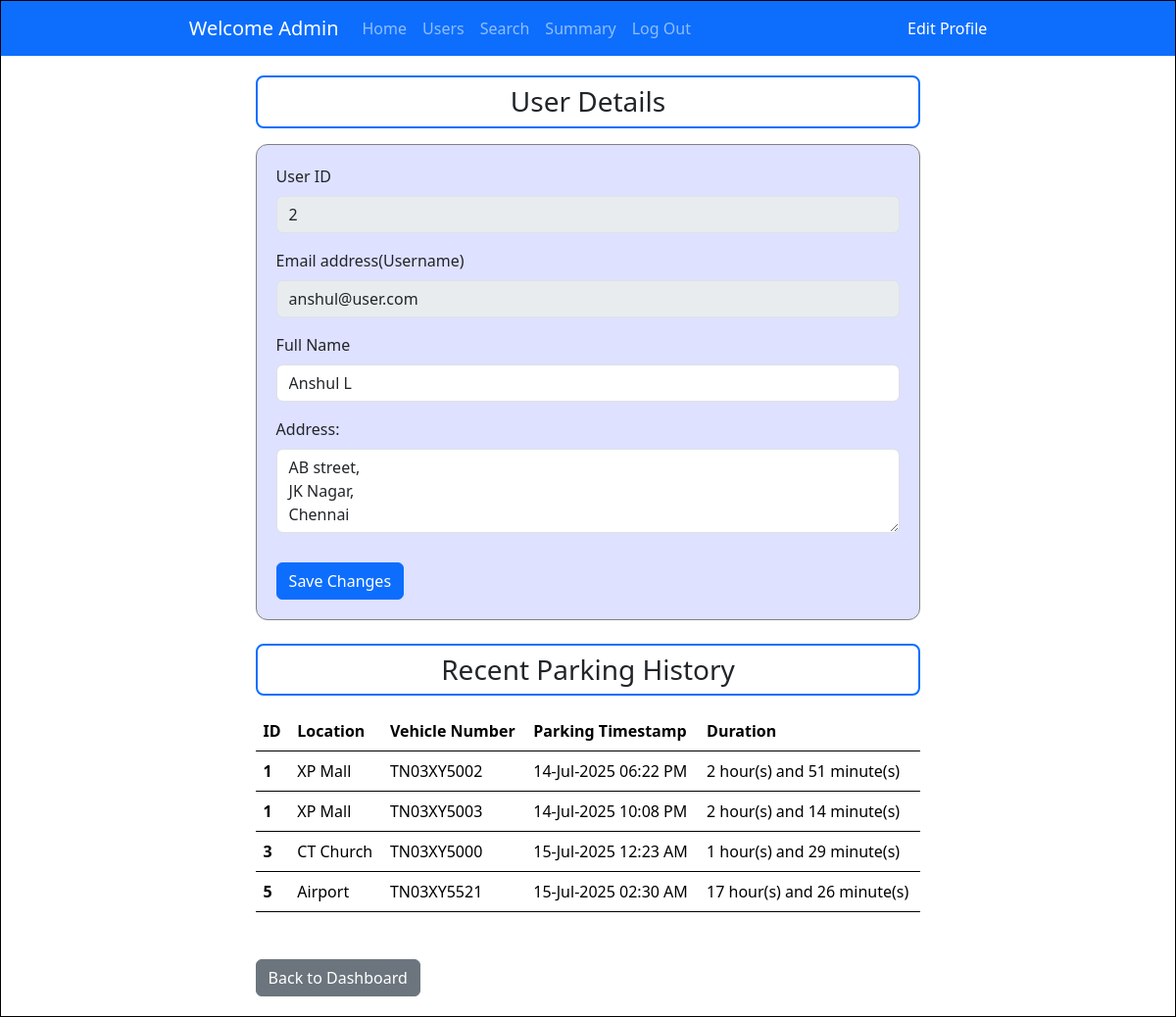
The app's page /user_details/2 (signed in) with its own data.
### controllers/models.py (models this page shows)
class User(db.Model, UserMixin):
    id = db.Column(db.Integer, primary_key=True)
    username = db.Column(db.String, unique=True, nullable = False)
    password = db.Column(db.String, nullable=False)
    name = db.Column(db.String, nullable=False)
    address = db.Column(db.String, nullable=False)
    type = db.Column(db.String, default="general")
    pincode = db.Column(db.String(6), nullable=False)
    reservations = db.relationship('Reservation', backref='user')

class ParkingLot(db.Model):
    id = db.Column(db.Integer, primary_key = True)
    prime_location_name = db.Column(db.String, nullable=False)
    price = db.Column(db.Integer, nullable=False)
    address = db.Column(db.String, nullable=False)
    pincode = db.Column(db.Integer,nullable = False)
    maximum_spots = db.Column(db.Integer, nullable=False)
    active = db.Column(db.Boolean, nullable=False, default=True)
    spots = db.relationship('ParkingSpot', backref='lot')

class Reservation(db.Model):
    id = db.Column(db.Integer, primary_key = True)
    spot_id = db.Column(db.Integer, db.ForeignKey('parking_spot.id'), nullable=False)
    user_id = db.Column(db.Integer, db.ForeignKey('user.id'), nullable = False)
    lot_id = db.Column(db.Integer, db.ForeignKey('parking_lot.id'), nullable = False)
    parking_timestamp = db.Column(db.DateTime(timezone=True), nullable=False)
    leaving_timestamp = db.Column(db.DateTime(timezone=True), nullable=True)
    parking_price = db.Column(db.Integer, nullable=False)
    cost = db.Column(db.Integer, nullable=True)
    vehicle_no = db.Column(db.String, nullable=False)

### controllers/admin_routes.py (the view)
@app.route('/user_details/<int:user_id>', methods=["GET","POST"])
@login_required
def user_details(user_id):
    user=User.query.filter_by(id=user_id).first()
    reservations = Reservation.query.filter_by(user_id=user_id)
    parking_history = []
    for event in reservations:
        lot = ParkingLot.query.filter_by(id=event.lot_id).first()
        duration='Not yet released'
        if event.leaving_timestamp!=None:
            total_minutes = int((event.leaving_timestamp - event.parking_timestamp).total_seconds() / 60)
            duration = "{} hour(s) and {} minute(s)".format(total_minutes//60, total_minutes%60 )
        parking_history.append({"booking": event, "lot": lot, "duration": duration })
    if request.method == "POST":
        user.name=request.form.get("name")
        user.address=request.form.get("address")
        db.session.commit()
        return redirect(url_for("user_details", user_id=user.id))
    return render_template("admin/user_details.html",user=user, history=parking_history)

### app.py (called while the page is built)
@login_manager.user_loader
def load_user(user_id):
    return db.session.get(User, int(user_id))

### templates/admin/user_details.html (shortened to what this page needs)
<!DOCTYPE html>
<html lang="en">
<head>
    <link href="https://cdn.jsdelivr.net/npm/bootstrap@5.3.6/dist/css/bootstrap.min.css" rel="stylesheet"
>
    <link rel="stylesheet" href="../static/style.css">
</head>
<body>
    <div id="main">
        <nav class="navbar navbar-expand-lg bg-primary" data-bs-theme="dark">
            <div class="container-fluid">
                <a class="navbar-brand" href="/admin_dashboard">Welcome Admin</a>
                <div class="collapse navbar-collapse" id="navbarNavAltMarkup">
                    <div class="navbar-nav">
                        <a class="nav-link" href="/admin_dashboard">Home</a>
                        <a class="nav-link" href="/admin_dashboard/users">Users</a>
                        <a class="nav-link" href="/admin_dashboard/search">Search</a>
                        <a class="nav-link" href="/admin_dashboard/summary">Summary</a>
                        <a class="nav-link" href="/login">Log Out</a>
                    </div>
                </div>
                <a class="nav-item" style="color:white; text-decoration: none" href="/edit_profile">Edit Profile</a>
            </div>
        </nav>
        <div id="canvas">
            <div class="h3 text-center pt-2 pb-2 mb-3 rounded-3 border border-2 border-primary" style="margin: auto; width: 85%;">User Details</div>
            <div id="form-body" style="width: 85%; margin-top: 0px; margin:auto;">
                <form action="/user_details/{{ user.id }}" method="post">
                    <div class="mb-3">
                        <label for="userid" class="form-label">User ID</label>
                        <input class="form-control" type="text" name="user_id" value="{{ user.id }}"
                            aria-label="readonly input example" disabled readonly>
                    </div>
                    <div class="mb-3">
                            <label for="username" class="form-label">Email address(Username)</label>
                            <input class="form-control" type="text" name="username" value="{{ user.username }}"
                            aria-label="readonly input example" disabled readonly>
                        </div>
                    <div class="mb-3">
                        <label for="name" class="form-label">Full Name</label>
                        <input class="form-control" type="text" name="name" value="{{ user.name }}"
                            >
                    </div>
                    <div class="mb-3">
                        <label for="vehicle_no" class="form-label">Address:</label>
                        <textarea class="form-control" name="address" id="address" rows="3">{{ user.address }}</textarea>
                    </div>
                    <div style="margin-top: 30px;">
                        <input type="submit" class="btn btn-primary" value="Save Changes">
                    </div>
                </form>
            </div>
            <div class="h3 text-center pt-2 pb-2 mb-3 mt-4 rounded-3 border border-2 border-primary" style="margin: auto; width: 85%;">Recent Parking History</div>
            <table class="table mb-5" style="margin: auto; width: 85%; border: 2px;">
                <thead>
                    <tr>
                        <th scope="col">ID</th>
                        <th scope="col">Location</th>
                        <th scope="col">Vehicle Number</th>
                        <th scope="col">Parking Timestamp</th>
                        <th scope="col">Duration</th>
                    </tr>
                </thead>
                <tbody>
                    {% for event in history %}
                    <tr>
                        <th scope="row">{{ event.lot.id }}</th>
                        <td>{{ event.lot.prime_location_name }}</td>
                        <td>{{ event.booking.vehicle_no }}</td>
                        <td>{{ event.booking.parking_timestamp.strftime('%d-%b-%Y %I:%M %p') }}</td>
                        <td>{{ event.duration }}</td>
                    </tr>
                    {% endfor %}
                </tbody>
            </table>
            <a href="/admin_dashboard/users" class="btn btn-secondary" style="margin-left: 7.5%;">Back to Dashboard</a>
        </div>
    </div>
</body>
</html>

### static/style.css (style rules this page uses)
* { margin: 0px; }
#main { border: 1px solid black; }
#canvas { width: 70%; margin: auto; height: auto; min-height: 760px; padding: 20px }
#form-body { width: 350px; height: auto; min-height: 400px; margin: auto; border: 1px solid grey; margin-top :200px; border-radius: 12px; padding: 20px; background-color: #dee1ff; shadow: 5px; }
.navbar { padding-left: 15%; padding-right: 15%; }

### records on screen
User: user_id "2", username "anshul@user.com", name "Anshul L", address "AB street, JK Nagar, Chennai"
ParkingLot: lot.id "1" "1", lot.prime_location_name "XP Mall" "XP Mall"
Reservation: booking.vehicle_no "TN03XY5002", booking.parking_timestamp "14-Jul-2025 06:22 PM"
Reservation: booking.vehicle_no "TN03XY5003", booking.parking_timestamp "14-Jul-2025 10:08 PM"
ParkingLot: lot.id "3", lot.prime_location_name "CT Church"
Reservation: booking.vehicle_no "TN03XY5000", booking.parking_timestamp "15-Jul-2025 12:23 AM"
ParkingLot: lot.id "5", lot.prime_location_name "Airport"
Reservation: booking.vehicle_no "TN03XY5521", booking.parking_timestamp "15-Jul-2025 02:30 AM"

### other values on screen
{{ event.duration }} "2 hour(s) and 51 minute(s)" "2 hour(s) and 14 minute(s)" "1 hour(s) and 29 minute(s)" "17 hour(s) and 26 minute(s)"
